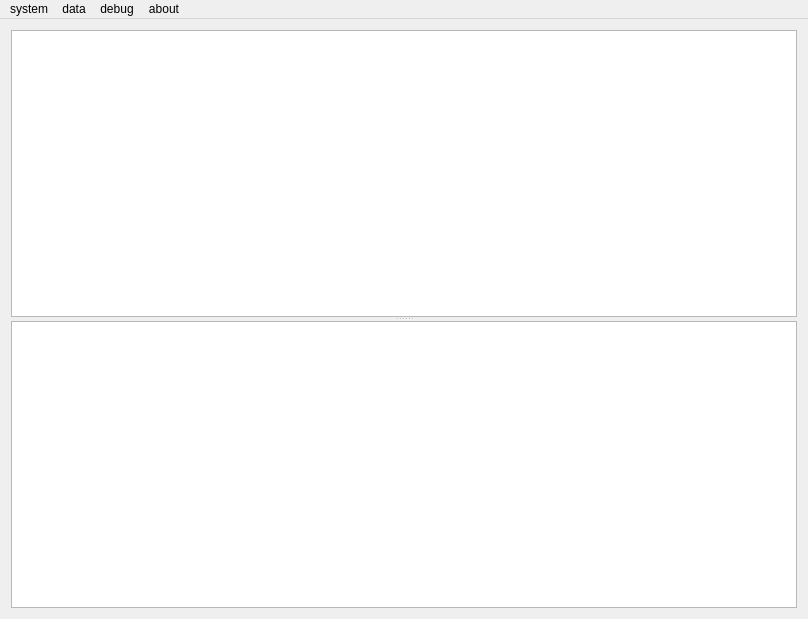
<?xml version="1.0" encoding="UTF-8"?>
<ui version="4.0">
 <class>MainWindow</class>
 <widget class="QMainWindow" name="MainWindow">
  <property name="geometry">
   <rect>
    <x>0</x>
    <y>0</y>
    <width>808</width>
    <height>619</height>
   </rect>
  </property>
  <property name="sizePolicy">
   <sizepolicy hsizetype="Expanding" vsizetype="Expanding">
    <horstretch>0</horstretch>
    <verstretch>0</verstretch>
   </sizepolicy>
  </property>
  <property name="windowTitle">
   <string>MainWindow</string>
  </property>
  <widget class="QWidget" name="centralWidget">
   <property name="sizePolicy">
    <sizepolicy hsizetype="Expanding" vsizetype="Expanding">
     <horstretch>0</horstretch>
     <verstretch>0</verstretch>
    </sizepolicy>
   </property>
   <layout class="QVBoxLayout" name="verticalLayout">
    <item>
     <widget class="QSplitter" name="splitter">
      <property name="orientation">
       <enum>Qt::Vertical</enum>
      </property>
      <widget class="QTableWidget" name="tableWidget">
       <property name="rowCount">
        <number>0</number>
       </property>
      </widget>
      <widget class="QListWidget" name="listWidget"/>
     </widget>
    </item>
   </layout>
  </widget>
  <widget class="QMenuBar" name="menuBar">
   <property name="geometry">
    <rect>
     <x>0</x>
     <y>0</y>
     <width>808</width>
     <height>23</height>
    </rect>
   </property>
   <widget class="QMenu" name="menuSystem">
    <property name="title">
     <string>system</string>
    </property>
    <addaction name="actionStart"/>
    <addaction name="actionStop"/>
    <addaction name="separator"/>
    <addaction name="actionConfig"/>
    <addaction name="separator"/>
    <addaction name="actionQuit"/>
   </widget>
   <widget class="QMenu" name="menuAbout">
    <property name="title">
     <string>about</string>
    </property>
    <addaction name="actionVersion"/>
    <addaction name="separator"/>
   </widget>
   <widget class="QMenu" name="menuData">
    <property name="title">
     <string>data</string>
    </property>
    <addaction name="actionInstruments"/>
   </widget>
   <widget class="QMenu" name="menuDebug">
    <property name="title">
     <string>debug</string>
    </property>
    <addaction name="actionInvalidParamCrash"/>
    <addaction name="actionPureCallCrash"/>
    <addaction name="actionDerefZeroCrash"/>
    <addaction name="actionQFatal"/>
    <addaction name="actionDebugbreak"/>
    <addaction name="actionDebugBreak"/>
    <addaction name="actionExit"/>
    <addaction name="actionExitProcess"/>
    <addaction name="actionTerminateProcess"/>
   </widget>
   <addaction name="menuSystem"/>
   <addaction name="menuData"/>
   <addaction name="menuDebug"/>
   <addaction name="menuAbout"/>
  </widget>
  <action name="actionConfig">
   <property name="text">
    <string>config...</string>
   </property>
  </action>
  <action name="actionStart">
   <property name="enabled">
    <bool>true</bool>
   </property>
   <property name="text">
    <string>start...</string>
   </property>
  </action>
  <action name="actionStop">
   <property name="enabled">
    <bool>false</bool>
   </property>
   <property name="text">
    <string>stop</string>
   </property>
  </action>
  <action name="actionVersion">
   <property name="text">
    <string>version</string>
   </property>
  </action>
  <action name="actionQuit">
   <property name="text">
    <string>quit</string>
   </property>
  </action>
  <action name="actionInvalidParamCrash">
   <property name="text">
    <string>InvalidParamCrash</string>
   </property>
  </action>
  <action name="actionPureCallCrash">
   <property name="text">
    <string>PureCallCrash</string>
   </property>
  </action>
  <action name="actionDerefZeroCrash">
   <property name="text">
    <string>DerefZeroCrash</string>
   </property>
  </action>
  <action name="actionInstruments">
   <property name="text">
    <string>instruments</string>
   </property>
  </action>
  <action name="actionQFatal">
   <property name="text">
    <string>qFatal</string>
   </property>
  </action>
  <action name="actionDebugbreak">
   <property name="text">
    <string>debugbreak</string>
   </property>
  </action>
  <action name="actionDebugBreak">
   <property name="text">
    <string>DebugBreak</string>
   </property>
  </action>
  <action name="actionExit">
   <property name="text">
    <string>exit</string>
   </property>
  </action>
  <action name="actionExitProcess">
   <property name="text">
    <string>ExitProcess</string>
   </property>
  </action>
  <action name="actionTerminateProcess">
   <property name="text">
    <string>TerminateProcess</string>
   </property>
  </action>
 </widget>
 <layoutdefault spacing="6" margin="11"/>
 <resources/>
 <connections/>
</ui>
